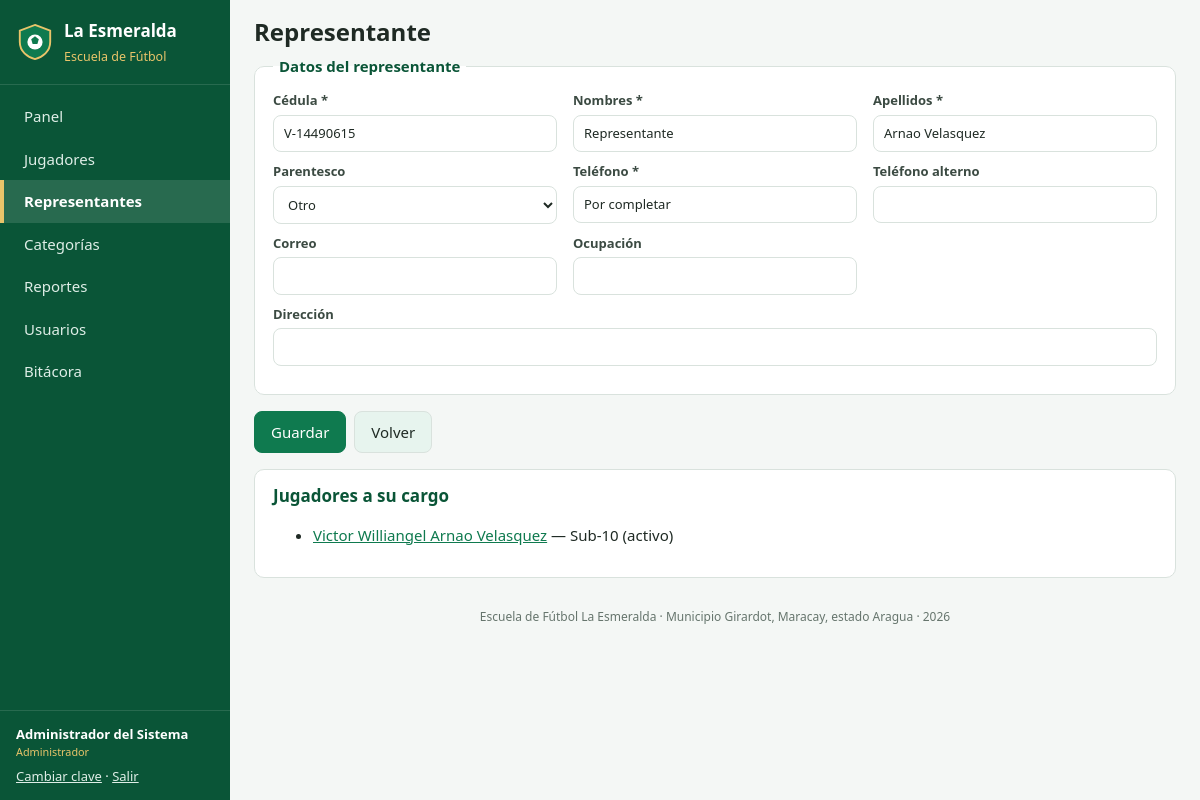
/representante_form.php?id=18 (signed in), run on the app's committed database.
### tables this page shows
CREATE TABLE representantes (
  id           INT UNSIGNED AUTO_INCREMENT PRIMARY KEY,
  cedula       VARCHAR(15)  NOT NULL UNIQUE,
  nombres      VARCHAR(80)  NOT NULL,
  apellidos    VARCHAR(80)  NOT NULL,
  parentesco   VARCHAR(30)  NOT NULL DEFAULT 'Madre',
  telefono     VARCHAR(20)  NOT NULL,
  telefono_alt VARCHAR(20)  NULL,
  correo       VARCHAR(120) NULL,
  direccion    VARCHAR(255) NULL,
  ocupacion    VARCHAR(80)  NULL,
  creado_en    DATETIME NOT NULL DEFAULT CURRENT_TIMESTAMP
);

CREATE TABLE jugadores (
  id                    INT UNSIGNED AUTO_INCREMENT PRIMARY KEY,
  cedula                VARCHAR(20)  NULL UNIQUE COMMENT 'Cédula o cédula escolar',
  nombres               VARCHAR(80)  NOT NULL,
  apellidos             VARCHAR(80)  NOT NULL,
  fecha_nacimiento      DATE         NOT NULL,
  sexo                  ENUM('M','F') NOT NULL,
  lugar_nacimiento      VARCHAR(100) NULL,
  direccion             VARCHAR(255) NULL,
  telefono              VARCHAR(20)  NULL,
  institucion_educativa VARCHAR(120) NULL,
  grado                 VARCHAR(30)  NULL,
  posicion              ENUM('Portero','Defensa','Mediocampista','Delantero','Por definir') NOT NULL DEFAULT 'Por definir',
  pie_dominante         ENUM('Derecho','Izquierdo','Ambos') NOT NULL DEFAULT 'Derecho',
  numero_camiseta       TINYINT UNSIGNED NULL,
  talla_camisa          VARCHAR(5)   NULL,
  tipo_sangre           ENUM('A+','A-','B+','B-','AB+','AB-','O+','O-','No sabe') NOT NULL DEFAULT 'No sabe',
  alergias              VARCHAR(255) NULL,
  condicion_medica      VARCHAR(255) NULL,
  peso                  DECIMAL(5,2) NULL COMMENT 'kg',
  estatura              DECIMAL(4,2) NULL COMMENT 'metros',
  foto                  VARCHAR(120) NULL,
  categoria_id          INT UNSIGNED NULL,
  representante_id      INT UNSIGNED NULL,
  fecha_inscripcion     DATE NOT NULL,
  estado                ENUM('activo','inactivo','retirado','lesionado') NOT NULL DEFAULT 'activo',
  observaciones         TEXT NULL,
  creado_por            INT UNSIGNED NULL,
  creado_en             DATETIME NOT NULL DEFAULT CURRENT_TIMESTAMP,
  actualizado_en        DATETIME NULL ON UPDATE CURRENT_TIMESTAMP,
  CONSTRAINT fk_jug_categoria     FOREIGN KEY (categoria_id)     REFERENCES categorias(id)     ON UPDATE CASCADE ON DELETE SET NULL,
  CONSTRAINT fk_jug_representante FOREIGN KEY (representante_id) REFERENCES representantes(id) ON UPDATE CASCADE ON DELETE SET NULL,
  CONSTRAINT fk_jug_usuario       FOREIGN KEY (creado_por)       REFERENCES usuarios(id)       ON UPDATE CASCADE ON DELETE SET NULL,
  INDEX idx_jug_nombre (apellidos, nombres),
  INDEX idx_jug_estado (estado)
);

CREATE TABLE categorias (
  id          INT UNSIGNED AUTO_INCREMENT PRIMARY KEY,
  nombre      VARCHAR(30)  NOT NULL UNIQUE,
  edad_min    TINYINT UNSIGNED NOT NULL,
  edad_max    TINYINT UNSIGNED NOT NULL,
  horario     VARCHAR(120) NULL,
  entrenador  VARCHAR(100) NULL,
  descripcion VARCHAR(255) NULL
);

### includes/init.php (called while the page is built, shortened)
<?php
function db(): PDO
{
    static $pdo = null;
    if ($pdo === null) {
        $dsn = DB_SOCKET !== ''
            ? 'mysql:unix_socket=' . DB_SOCKET . ';dbname=' . DB_NAME . ';charset=utf8mb4'
            : 'mysql:host=' . DB_HOST . ';port=' . DB_PORT . ';dbname=' . DB_NAME . ';charset=utf8mb4';
        try {
            $pdo = new PDO($dsn, DB_USER, DB_PASS, [
                PDO::ATTR_ERRMODE            => PDO::ERRMODE_EXCEPTION,
                PDO::ATTR_DEFAULT_FETCH_MODE => PDO::FETCH_ASSOC,
                PDO::ATTR_EMULATE_PREPARES   => false,
            ]);
        } catch (PDOException $ex) {
            http_response_code(500);
            exit('<h2>No se pudo conectar a la base de datos.</h2><p>Verifique que MySQL esté encendido y '
                . 'los datos de config/config.php (o config/config.local.php).</p>');
        }
    }
    return $pdo;
}
function q(string $sql, array $params = []): PDOStatement
{
    $st = db()->prepare($sql);
    $st->execute($params);
    return $st;
}
function e($texto): string
{
    return htmlspecialchars((string) $texto, ENT_QUOTES, 'UTF-8');
}
function usuario_actual(): ?array
{
    return $_SESSION['usuario'] ?? null;
}
function tiene_rol(string $minimo): bool
{
    $nivel = ['entrenador' => 1, 'secretaria' => 2, 'administrador' => 3];
    $u = usuario_actual();
    return $u && ($nivel[$u['rol']] ?? 0) >= ($nivel[$minimo] ?? 99);
}
function puede_editar(): bool
{
    return tiene_rol('secretaria');
}

### representante_form.php (the view, shortened to what this page needs)
<?php
require_once __DIR__ . '/includes/init.php';
$id = (int) ($_GET['id'] ?? 0);
$PAREN = ['Madre', 'Padre', 'Abuelo(a)', 'Tío(a)', 'Hermano(a)', 'Tutor legal', 'Otro'];
$r = ['parentesco' => 'Madre'];
if ($id) {
    $r = q('SELECT * FROM representantes WHERE id = ?', [$id])->fetch();
}
$jugadores = $id ? q('SELECT j.id, j.nombres, j.apellidos, j.estado, c.nombre categoria FROM jugadores j
                      LEFT JOIN categorias c ON c.id = j.categoria_id WHERE j.representante_id = ?', [$id])->fetchAll() : [];
$soloLectura = !puede_editar();
require __DIR__ . '/includes/header.php';
?>
<form method="post" class="formulario">
  <fieldset <?= $soloLectura ? 'disabled' : '' ?>>
    <legend>Datos del representante</legend>
    <div class="campos">
      <label>Cédula * <input name="cedula" required maxlength="15" value="<?= e($r['cedula'] ?? '') ?>"></label>
      <label>Nombres * <input name="nombres" required maxlength="80" value="<?= e($r['nombres'] ?? '') ?>"></label>
      <label>Apellidos * <input name="apellidos" required maxlength="80" value="<?= e($r['apellidos'] ?? '') ?>"></label>
      <label>Parentesco
        <select name="parentesco"><?php foreach ($PAREN as $p): ?><option <?= ($r['parentesco'] ?? '') === $p ? 'selected' : '' ?>><?= e($p) ?></option><?php endforeach; ?></select>
      </label>
      <label>Teléfono * <input name="telefono" required maxlength="20" value="<?= e($r['telefono'] ?? '') ?>"></label>
      <label>Teléfono alterno <input name="telefono_alt" maxlength="20" value="<?= e($r['telefono_alt'] ?? '') ?>"></label>
      <label>Correo <input type="email" name="correo" maxlength="120" value="<?= e($r['correo'] ?? '') ?>"></label>
      <label>Ocupación <input name="ocupacion" maxlength="80" value="<?= e($r['ocupacion'] ?? '') ?>"></label>
      <label class="ancho">Dirección <input name="direccion" maxlength="255" value="<?= e($r['direccion'] ?? '') ?>"></label>
    </div>
  </fieldset>
  <div class="botones">
    <?php if (!$soloLectura): ?><button class="btn btn-primario">Guardar</button><?php endif; ?>
    <a class="btn btn-sec" href="representantes.php">Volver</a>
  </div>
</form>
<?php if ($id): ?>
<section class="panel">
  <h3>Jugadores a su cargo</h3>
  <ul>
    <?php foreach ($jugadores as $j): ?>
      <li><a href="jugador_ver.php?id=<?= $j['id'] ?>"><?= e($j['nombres'] . ' ' . $j['apellidos']) ?></a> — <?= e($j['categoria'] ?? 'Sin categoría') ?> (<?= e($j['estado']) ?>)</li>
    <?php endforeach; ?>
  </ul>
</section>
<?php endif; ?>
<?php require __DIR__ . '/includes/footer.php'; ?>

### assets/css/estilos.css (style rules this page uses)
:root { --verde: #0f7a4f; --verde-osc: #0a5537; --verde-claro: #e7f4ee; --oro: #e9c46a; --texto: #1f2a24; --gris: #66756d; --borde: #d9e2dd; --fondo: #f4f7f5; --blanco: #fff; --rojo: #c0392b; --ambar: #b7791f; --radio: 10px; }
* { box-sizing: border-box; }
body { margin: 0; font: 15px/1.5 system-ui, -apple-system, "Segoe UI", Roboto, Arial, sans-serif; color: var(--texto); background: var(--fondo); }
a { color: var(--verde); }
h1, h2, h3 { line-height: 1.2; }
.btn { display: inline-block; padding: 9px 16px; border-radius: 8px; border: 1px solid var(--borde); background: var(--blanco); color: var(--texto); font: inherit; cursor: pointer; text-decoration: none; white-space: nowrap; }
.btn-primario { background: var(--verde); border-color: var(--verde); color: #fff; }
.btn-sec { background: var(--verde-claro); }
.panel { background: var(--blanco); border: 1px solid var(--borde); border-radius: var(--radio); padding: 16px 18px; margin-bottom: 16px; }
.panel h2, .panel h3 { margin-top: 0; font-size: 17px; color: var(--verde-osc); }
input, select, textarea { font: inherit; padding: 8px 10px; border: 1px solid var(--borde); border-radius: 8px; background: #fff; color: var(--texto); width: 100%; }
.formulario fieldset { background: var(--blanco); border: 1px solid var(--borde); border-radius: var(--radio); padding: 14px 18px 18px; margin: 0 0 16px; }
.formulario legend { font-weight: 700; color: var(--verde-osc); padding: 0 6px; }
.formulario label { display: block; font-size: 13px; font-weight: 600; color: #3b4a42; margin-bottom: 10px; }
.formulario label input, .formulario label select, .formulario label textarea { margin-top: 4px; font-weight: 400; }
.campos { display: grid; grid-template-columns: repeat(auto-fill, minmax(230px, 1fr)); gap: 0 16px; }
.campos .ancho { grid-column: 1 / -1; }
.botones { display: flex; gap: 8px; flex-wrap: wrap; margin: 10px 0 16px; }

### data on the page
representantes: cedula "V-14490615", nombres "Representante", apellidos "Arnao Velasquez", telefono "Por completar"
jugadores: nombres+apellidos "Victor Williangel Arnao Velasquez", categoria.nombre "Sub-10", estado "activo"

### other printed values
$texto "Panel"
$texto "Jugadores"
$texto "Representantes"
$texto "Categorías"
$texto "Reportes"
$texto "Usuarios"
$texto "Bitácora"
$sesion['nombre'] "Administrador del Sistema"
$sesion['rol'] "Administrador"
$titulo "Representante"
APP_NOMBRE "Escuela de Fútbol La Esmeralda"
APP_UBICACION "Municipio Girardot, Maracay, estado Aragua"
form field parentesco "Otro"
